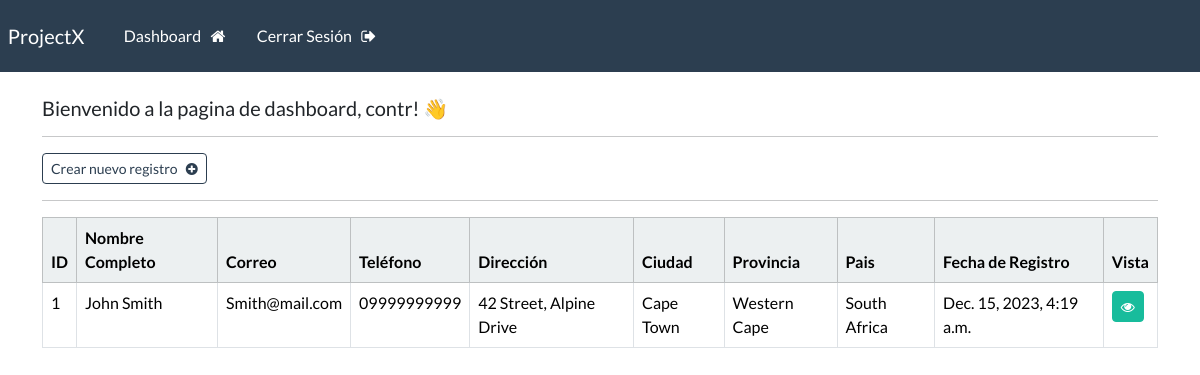
The page /dashboard (signed in) on the database its author committed.
### webapp/models.py (models this page shows, shortened)
class Record(models.Model):
    creation_date = models.DateTimeField(auto_now_add=True)
    first_name = models.CharField(max_length=100)
    last_name = models.CharField(max_length=100)
    email = models.CharField(max_length=255)
    phone = models.CharField(max_length=20)
    address = models.CharField(max_length=300)
    city = models.CharField(max_length=255)
    province = models.CharField(max_length=200)
    country = models.CharField(max_length=125)

### webapp/views.py (the view)
# urls.py: path('dashboard', views.dashboard, name="dashboard"),
@login_required(login_url='my-login')
def dashboard(request):
    my_records = Record.objects.all()
    context = {'records': my_records}
    return render(request,'webapp/dashboard.html', context=context)

### webapp/templates/webapp/dashboard.html
{% extends 'webapp/base.html' %}
{% block content %}
    <h5> Bienvenido a la pagina de dashboard, {{user}}! 👋</h5>
    <hr>
    <a class="btn btn-outline-primary btn-sm" href="{% url 'create-record' %}">
        Crear nuevo registro &nbsp; <i class="fa fa-plus-circle" aria-hidden="true"></i>
    </a>
    <hr>
    <table class="table table table-hover table-bordered">
        <thead class="table-light">
            <tr>
                <th scope="col"> ID </th>
                <th scope="col"> Nombre Completo</th>
                <th scope="col"> Correo </th>
                <th scope="col"> Teléfono </th>
                <th scope="col"> Dirección </th>
                <th scope="col"> Ciudad </th>
                <th scope="col"> Provincia </th>
                <th scope="col"> Pais </th>
                <th scope="col"> Fecha de Registro </th>
                <th scope="col"> Vista </th>
            </tr>
        </thead>
        <tbody>
        {% if records %}
            {% for record in records %}
            <tr>
                <td> {{record.id}} </td>
                <td> {{record.first_name}}  {{record.last_name}} </td>
                <td> {{record.email}} </td>
                <td> {{record.phone}} </td>
                <td> {{record.address}} </td>
                <td> {{record.city}} </td>
                <td> {{record.province}} </td>
                <td> {{record.country}} </td>
                <td> {{record.creation_date}} </td>
                <td> <a class="btn btn-success btn-sm" href="{% url 'record' record.id %}"> <i class="fa fa-eye" aria-hidden="true"></i> </a></td>
            </tr>
            {% endfor %}
        {% endif %}
        </tbody>
    </table>
{% endblock %}

### webapp/templates/webapp/base.html (shortened to what this page needs)
{% load static %}
<!DOCTYPE html>
<html>
    <head>
        <link rel="stylesheet" type="text/css" href="https://bootswatch.com/5/flatly/bootstrap.min.css">
        <link rel="stylesheet" type="text/css" href="{% static 'css/styles.css' %}">
        <link rel="stylesheet" href="https://cdnjs.cloudflare.com/ajax/libs/font-awesome/4.7.0/css/font-awesome.min.css">
    </head>
    <body>
        {% include 'webapp/navbar.html' %}
        <div class="container">
            <br>
            {% block content %}
            {% endblock %}
        </div>
    </body>
</html>

### webapp/templates/webapp/navbar.html (shortened to what this page needs)
<nav class="navbar navbar-expand-lg navbar-dark bg-primary justify-content-center">
    <a class="navbar-brand main-heading" href="{% url '' %}">
      &nbsp; ProjectX
    </a>
      <div class="collapse navbar-collapse text-center" id="navbarNavDropdown">
        <ul class="navbar-nav mr-auto">
          {% if user.is_authenticated %}
            <li class="nav-item">
              <a class="nav-link" href="{% url 'dashboard' %}">Dashboard &nbsp; <i class="fa fa-home" aria-hidden="true"></i> </a>
            </li>
            <li class="nav-item">
              <a class="nav-link" href="{% url 'user-logout' %}">Cerrar Sesión &nbsp; <i class="fa fa-sign-out" aria-hidden="true"></i> </a>
            </li>
        </ul>
        {% else %}
        &nbsp;     &nbsp;     &nbsp;
        <li class="nav-item">
          <a class="nav-link" href="{% url 'my-login' %}">Iniciar Sesión</a>
        </li>
        {% endif %}
      </div>
  </nav>

### rows shown on the page
Record: id "1", first_name "John", last_name "Smith", email "Smith@mail.com", phone "09999999999", address "42 Street, Alpine Drive", city "Cape Town", province "Western Cape", country "South Africa", creation_date "Dec. 15, 2023, 4:19 a.m."

### other values the page prints
{{ user }} "contr"
